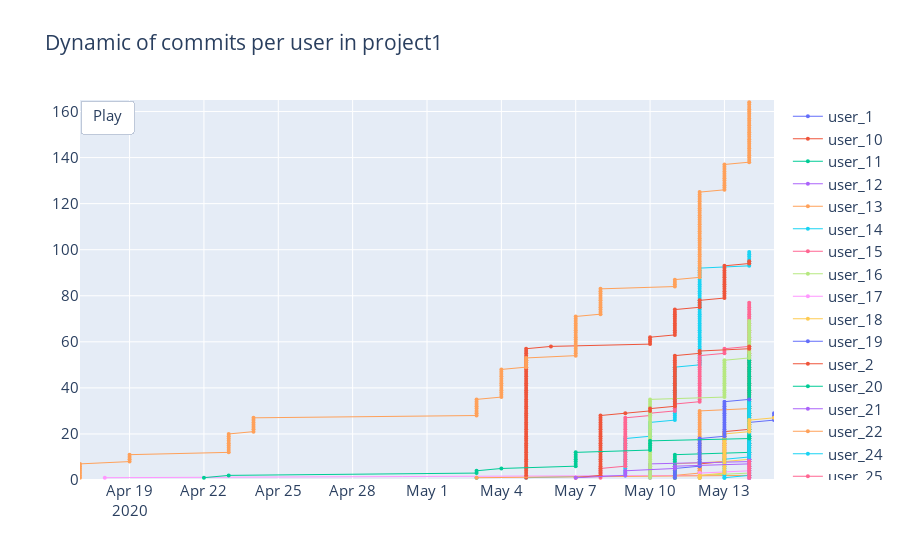

Notebook source saved alongside this figure:
### Markdown cell above
### Matplotlib and Seaborn are really powerful libraries and you can use them for most of the tasks that you may have related to DataViz. But they do not offer you the functionality of creating interactive charts and animations. And Plotly can help you with that. In this exercise, you will need to create almost the same graph as in the previous exercise but in an animation.

### Code cell
import sqlite3
import pandas as pd
import plotly.graph_objects as go

con = sqlite3.connect('../data/logs.db')
cursor = con.cursor()
cursor.execute("ATTACH DATABASE '../data/checking-logs.sqlite' AS logs")
con.commit()
query = """
SELECT *
FROM checker
WHERE uid LIKE 'user_%'
AND status = 'ready'
AND labname = 'project1';
"""
df = pd.io.sql.read_sql(query, con)
con.close()

df['timestamp'] = pd.to_datetime(df['timestamp'])
df['timestamp'] = df['timestamp'].dt.date
df = df.sort_values(["uid", "timestamp"])

df['numTrials'] = 1 
df['cumulative_commits'] = df.groupby('uid')['numTrials'].cumsum()

users = df['uid'].unique()

fig = go.Figure()

for user in users:
    user_df = df[df['uid'] == user]
    fig.add_trace(
        go.Scatter(
            x=user_df['timestamp'],
            y=user_df['cumulative_commits'],
            mode='lines+markers',
            name=user,
            line=dict(width=1),
            marker=dict(size=4)
        )
    )

frames = []
for timestamp in df['timestamp'].unique():
    frame_data = df[df['timestamp'] <= timestamp]
    frames.append(
        go.Frame(
            data=[
                go.Scatter(
                    x=frame_data[frame_data['uid'] == user]['timestamp'],
                    y=frame_data[frame_data['uid'] == user]['cumulative_commits'],
                    mode='lines+markers',
                    name=user
                )
                for user in users
            ],
            name=str(timestamp)
        )
    )

fig.frames = frames

fig.update_layout(
    updatemenus=[
        dict(
            type="buttons",
            buttons=[
                dict(
                    label="Play",
                    method="animate",
                    args=[None, {"frame": {"duration": 100, "redraw": True}, "fromcurrent": True}]
                )
            ],
            showactive=False,
            x=0,
            y=1,
            xanchor="left",
            yanchor="top"
        )
    ]
)

fig.update_layout(
    title="Dynamic of commits per user in project1",
    font=dict(size=15),
    xaxis=dict(range=[df['timestamp'].min(), df['timestamp'].max()]),
    yaxis=dict(range=[0, df['cumulative_commits'].max() + 1]),
)

fig.show()

### Figure 1 — Plotly figure (JSON) as saved in the notebook; plotly's stock layout.template omitted (floating-point values rounded to 4 significant figures; data arrays with more than 128 entries replaced by an {"elided": "..."} marker saying what was removed)
{"data": [{"line": {"width": 1}, "marker": {"size": 4}, "mode": "lines+markers", "name": "user_1", "type": "scatter", "x": ["2020-05-14", "2020-05-14", "2020-05-14", "2020-05-14", "2020-05-14", "2020-05-14", "2020-05-14", "2020-05-14", "2020-05-14", "2020-05-14", "2020-05-14"], "y": [1, 2, 3, 4, 5, 6, 7, 8, 9, 10, 11]}, {"line": {"width": 1}, "marker": {"size": 4}, "mode": "lines+markers", "name": "user_10", "type": "scatter", "x": ["2020-05-12", "2020-05-12", "2020-05-12", "2020-05-12", "2020-05-12", "2020-05-12", "2020-05-12", "2020-05-13", "2020-05-13", "2020-05-13", "2020-05-13", "2020-05-13", "2020-05-13", "2020-05-13", "2020-05-13", "2020-05-13", "2020-05-13", "2020-05-13", "2020-05-13", "2020-05-13", "2020-05-13", "2020-05-14", "2020-05-14", "2020-05-14", "2020-05-14", "2020-05-14", "2020-05-14", "2020-05-14", "2020-05-14", "2020-05-14", "2020-05-14", "2020-05-14", "2020-05-14", "2020-05-14", "2020-05-14", "2020-05-14", "2020-05-14", "2020-05-14", "2020-05-14", "2020-05-14", "2020-05-14", "2020-05-14", "2020-05-14", "2020-05-14", "2020-05-14", "2020-05-14", "2020-05-14", "2020-05-14", "2020-05-14", "2020-05-14", "2020-05-14", "2020-05-14", "2020-05-14", "2020-05-14", "2020-05-14", "2020-05-14", "2020-05-14", "2020-05-14"], "y": [1, 2, 3, 4, 5, 6, 7, 8, 9, 10, 11, 12, 13, 14, 15, 16, 17, 18, 19, 20, 21, 22, 23, 24, 25, 26, 27, 28, 29, 30, 31, 32, 33, 34, 35, 36, 37, 38, 39, 40, 41, 42, 43, 44, 45, 46, 47, 48, 49, 50, 51, 52, 53, 54, 55, 56, 57, 58]}, {"line": {"width": 1}, "marker": {"size": 4}, "mode": "lines+markers", "name": "user_11", "type": "scatter", "x": ["2020-05-03"], "y": [1]}, {"line": {"width": 1}, "marker": {"size": 4}, "mode": "lines+markers", "name": "user_12", "type": "scatter", "x": ["2020-05-14", "2020-05-14", "2020-05-14", "2020-05-14"], "y": [1, 2, 3, 4]}, {"line": {"width": 1}, "marker": {"size": 4}, "mode": "lines+markers", "name": "user_13", "type": "scatter", "x": ["2020-05-11", "2020-05-11", "2020-05-12", "2020-05-12", "2020-05-12", "2020-05-12", "2020-05-12", "2020-05-12", "2020-05-12", "2020-05-12", "2020-05-12", "2020-05-12", "2020-05-12", "2020-05-12", "2020-05-12", "2020-05-12", "2020-05-12", "2020-05-12", "2020-05-12", "2020-05-12", "2020-05-12", "2020-05-12", "2020-05-12", "2020-05-12", "2020-05-12", "2020-05-12", "2020-05-12", "2020-05-12", "2020-05-12", "2020-05-12", "2020-05-14", "2020-05-14"], "y": [1, 2, 3, 4, 5, 6, 7, 8, 9, 10, 11, 12, 13, 14, 15, 16, 17, 18, 19, 20, 21, 22, 23, 24, 25, 26, 27, 28, 29, 30, 31, 32]}, {"line": {"width": 1}, "marker": {"size": 4}, "mode": "lines+markers", "name": "user_14", "type": "scatter", "x": ["2020-05-05", "2020-05-09", "2020-05-09", "2020-05-09", "2020-05-09", "2020-05-09", "2020-05-09", "2020-05-09", "2020-05-09", "2020-05-09", "2020-05-09", "2020-05-09", "2020-05-09", "2020-05-09", "2020-05-09", "2020-05-09", "2020-05-09", "2020-05-09", "2020-05-10", "2020-05-10", "2020-05-10", "2020-05-10", "2020-05-10", "2020-05-10", "2020-05-10", "2020-05-11", "2020-05-11", "2020-05-11", "2020-05-11", "2020-05-11", "2020-05-11", "2020-05-11", "2020-05-11", "2020-05-11", "2020-05-11", "2020-05-11", "2020-05-11", "2020-05-11", "2020-05-11", "2020-05-11", "2020-05-11", "2020-05-11", "2020-05-11", "2020-05-11", "2020-05-11", "2020-05-11", "2020-05-11", "2020-05-11", "2020-05-11", "2020-05-12", "2020-05-12", "2020-05-12", "2020-05-12", "2020-05-12", "2020-05-12", "2020-05-12", "2020-05-12", "2020-05-12", "2020-05-12", "2020-05-12", "2020-05-12", "2020-05-12", "2020-05-12", "2020-05-12", "2020-05-12", "2020-05-12", "2020-05-12", "2020-05-12", "2020-05-12", "2020-05-12", "2020-05-12", "2020-05-12", "2020-05-12", "2020-05-12", "2020-05-12", "2020-05-12", "2020-05-12", "2020-05-12", "2020-05-12", "2020-05-12", "2020-05-12", "2020-05-12", "2020-05-12", "2020-05-12", "2020-05-12", "2020-05-12", "2020-05-12", "2020-05-12", "2020-05-12", "2020-05-12", "2020-05-12", "2020-05-12", "2020-05-14", "2020-05-14", "2020-05-14", "2020-05-14", "2020-05-14", "2020-05-14", "2020-05-14"], "y": [1, 2, 3, 4, 5, 6, 7, 8, 9, 10, 11, 12, 13, 14, 15, 16, 17, 18, 19, 20, 21, 22, 23, 24, 25, 26, 27, 28, 29, 30, 31, 32, 33, 34, 35, 36, 37, 38, 39, 40, 41, 42, 43, 44, 45, 46, 47, 48, 49, 50, 51, 52, 53, 54, 55, 56, 57, 58, 59, 60, 61, 62, 63, 64, 65, 66, 67, 68, 69, 70, 71, 72, 73, 74, 75, 76, 77, 78, 79, 80, 81, 82, 83, 84, 85, 86, 87, 88, 89, 90, 91, 92, 93, 94, 95, 96, 97, 98, 99]}, {"line": {"width": 1}, "marker": {"size": 4}, "mode": "lines+markers", "name": "user_15", "type": "scatter", "x": ["2020-05-14", "2020-05-14", "2020-05-14"], "y": [1, 2, 3]}, {"line": {"width": 1}, "marker": {"size": 4}, "mode": "lines+markers", "name": "user_16", "type": "scatter", "x": ["2020-05-12", "2020-05-12", "2020-05-14", "2020-05-14", "2020-05-14", "2020-05-14", "2020-05-14", "2020-05-14", "2020-05-14"], "y": [1, 2, 3, 4, 5, 6, 7, 8, 9]}, {"line": {"width": 1}, "marker": {"size": 4}, "mode": "lines+markers", "name": "user_17", "type": "scatter", "x": ["2020-04-18", "2020-05-12", "2020-05-12", "2020-05-14", "2020-05-14"], "y": [1, 2, 3, 4, 5]}, {"line": {"width": 1}, "marker": {"size": 4}, "mode": "lines+markers", "name": "user_18", "type": "scatter", "x": ["2020-05-11", "2020-05-11", "2020-05-11", "2020-05-11", "2020-05-11", "2020-05-11", "2020-05-11", "2020-05-13", "2020-05-14", "2020-05-14", "2020-05-14", "2020-05-14", "2020-05-14", "2020-05-14", "2020-05-14", "2020-05-14", "2020-05-14", "2020-05-14", "2020-05-14", "2020-05-14", "2020-05-14", "2020-05-14", "2020-05-14", "2020-05-14", "2020-05-14", "2020-05-14", "2020-05-14", "2020-05-14", "2020-05-14", "2020-05-14", "2020-05-14"], "y": [1, 2, 3, 4, 5, 6, 7, 8, 9, 10, 11, 12, 13, 14, 15, 16, 17, 18, 19, 20, 21, 22, 23, 24, 25, 26, 27, 28, 29, 30, 31]}, {"line": {"width": 1}, "marker": {"size": 4}, "mode": "lines+markers", "name": "user_19", "type": "scatter", "x": ["2020-05-14", "2020-05-14", "2020-05-14", "2020-05-14", "2020-05-14", "2020-05-14", "2020-05-14", "2020-05-14", "2020-05-14", "2020-05-14", "2020-05-14", "2020-05-14", "2020-05-14", "2020-05-14", "2020-05-14", "2020-05-14", "2020-05-14", "2020-05-14", "2020-05-14", "2020-05-14", "2020-05-14", "2020-05-14", "2020-05-14", "2020-05-14", "2020-05-14", "2020-05-15", "2020-05-15", "2020-05-15", "2020-05-15"], "y": [1, 2, 3, 4, 5, 6, 7, 8, 9, 10, 11, 12, 13, 14, 15, 16, 17, 18, 19, 20, 21, 22, 23, 24, 25, 26, 27, 28, 29]}, {"line": {"width": 1}, "marker": {"size": 4}, "mode": "lines+markers", "name": "user_2", "type": "scatter", "x": ["2020-05-05", "2020-05-05", "2020-05-05", "2020-05-05", "2020-05-05", "2020-05-05", "2020-05-05", "2020-05-05", "2020-05-05", "2020-05-05", "2020-05-05", "2020-05-05", "2020-05-05", "2020-05-05", "2020-05-05", "2020-05-05", "2020-05-05", "2020-05-05", "2020-05-05", "2020-05-05", "2020-05-05", "2020-05-05", "2020-05-05", "2020-05-05", "2020-05-05", "2020-05-05", "2020-05-05", "2020-05-05", "2020-05-05", "2020-05-05", "2020-05-05", "2020-05-05", "2020-05-05", "2020-05-05", "2020-05-05", "2020-05-05", "2020-05-05", "2020-05-05", "2020-05-05", "2020-05-05", "2020-05-05", "2020-05-05", "2020-05-05", "2020-05-05", "2020-05-05", "2020-05-05", "2020-05-05", "2020-05-05", "2020-05-05", "2020-05-05", "2020-05-05", "2020-05-05", "2020-05-05", "2020-05-05", "2020-05-05", "2020-05-05", "2020-05-05", "2020-05-06", "2020-05-10", "2020-05-10", "2020-05-10", "2020-05-10", "2020-05-11", "2020-05-11", "2020-05-11", "2020-05-11", "2020-05-11", "2020-05-11", "2020-05-11", "2020-05-11", "2020-05-11", "2020-05-11", "2020-05-11", "2020-05-11", "2020-05-12", "2020-05-12", "2020-05-12", "2020-05-12", "2020-05-13", "2020-05-13", "2020-05-13", "2020-05-13", "2020-05-13", "2020-05-13", "2020-05-13", "2020-05-13", "2020-05-13", "2020-05-13", "2020-05-13", "2020-05-13", "2020-05-13", "2020-05-13", "2020-05-13", "2020-05-14", "2020-05-14"], "y": [1, 2, 3, 4, 5, 6, 7, 8, 9, 10, 11, 12, 13, 14, 15, 16, 17, 18, 19, 20, 21, 22, 23, 24, 25, 26, 27, 28, 29, 30, 31, 32, 33, 34, 35, 36, 37, 38, 39, 40, 41, 42, 43, 44, 45, 46, 47, 48, 49, 50, 51, 52, 53, 54, 55, 56, 57, 58, 59, 60, 61, 62, 63, 64, 65, 66, 67, 68, 69, 70, 71, 72, 73, 74, 75, 76, 77, 78, 79, 80, 81, 82, 83, 84, 85, 86, 87, 88, 89, 90, 91, 92, 93, 94, 95]}, {"line": {"width": 1}, "marker": {"size": 4}, "mode": "lines+markers", "name": "user_20", "type": "scatter", "x": ["2020-05-11", "2020-05-11", "2020-05-11", "2020-05-11", "2020-05-11", "2020-05-11", "2020-05-11", "2020-05-11", "2020-05-11", "2020-05-11", "2020-05-11", "2020-05-14", "2020-05-14", "2020-05-14", "2020-05-14", "2020-05-14", "2020-05-14", "2020-05-14", "2020-05-14", "2020-05-14", "2020-05-14", "2020-05-14", "2020-05-14", "2020-05-14", "2020-05-14", "2020-05-14", "2020-05-14", "2020-05-14", "2020-05-14", "2020-05-14", "2020-05-14", "2020-05-14", "2020-05-14", "2020-05-14", "2020-05-14", "2020-05-14", "2020-05-14", "2020-05-14", "2020-05-14", "2020-05-14", "2020-05-14", "2020-05-14", "2020-05-14", "2020-05-14", "2020-05-14", "2020-05-14", "2020-05-14", "2020-05-14", "2020-05-14", "2020-05-14", "2020-05-14", "2020-05-14", "2020-05-14", "2020-05-14"], "y": [1, 2, 3, 4, 5, 6, 7, 8, 9, 10, 11, 12, 13, 14, 15, 16, 17, 18, 19, 20, 21, 22, 23, 24, 25, 26, 27, 28, 29, 30, 31, 32, 33, 34, 35, 36, 37, 38, 39, 40, 41, 42, 43, 44, 45, 46, 47, 48, 49, 50, 51, 52, 53, 54]}, {"line": {"width": 1}, "marker": {"size": 4}, "mode": "lines+markers", "name": "user_21", "type": "scatter", "x": ["2020-05-10", "2020-05-10", "2020-05-10", "2020-05-10", "2020-05-10", "2020-05-10", "2020-05-10", "2020-05-14", "2020-05-14"], "y": [1, 2, 3, 4, 5, 6, 7, 8, 9]}, {"line": {"width": 1}, "marker": {"size": 4}, "mode": "lines+markers", "name": "user_22", "type": "scatter", "x": ["2020-05-03", "2020-05-14"], "y": [1, 2]}, {"line": {"width": 1}, "marker": {"size": 4}, "mode": "lines+markers", "name": "user_24", "type": "scatter", "x": ["2020-05-13", "2020-05-13", "2020-05-13", "2020-05-13", "2020-05-13", "2020-05-13", "2020-05-13", "2020-05-13", "2020-05-13", "2020-05-14", "2020-05-14", "2020-05-14", "2020-05-14", "2020-05-14", "2020-05-14", "2020-05-14", "2020-05-14", "2020-05-14", "2020-05-14", "2020-05-14", "2020-05-14", "2020-05-14", "2020-05-14", "2020-05-14", "2020-05-14", "2020-05-14", "2020-05-14", "2020-05-14", "2020-05-14", "2020-05-14", "2020-05-14", "2020-05-14", "2020-05-14", "2020-05-14"], "y": [1, 2, 3, 4, 5, 6, 7, 8, 9, 10, 11, 12, 13, 14, 15, 16, 17, 18, 19, 20, 21, 22, 23, 24, 25, 26, 27, 28, 29, 30, 31, 32, 33, 34]}, {"line": {"width": 1}, "marker": {"size": 4}, "mode": "lines+markers", "name": "user_25", "type": "scatter", "x": ["2020-05-08", "2020-05-08", "2020-05-08", "2020-05-08", "2020-05-08", "2020-05-09", "2020-05-09", "2020-05-09", "2020-05-09", "2020-05-09", "2020-05-09", "2020-05-09", "2020-05-09", "2020-05-09", "2020-05-09", "2020-05-09", "2020-05-09", "2020-05-09", "2020-05-09", "2020-05-09", "2020-05-09", "2020-05-09", "2020-05-09", "2020-05-09", "2020-05-09", "2020-05-09", "2020-05-09", "2020-05-10", "2020-05-10", "2020-05-11", "2020-05-11", "2020-05-11", "2020-05-11", "2020-05-12", "2020-05-12", "2020-05-12", "2020-05-12", "2020-05-12", "2020-05-12", "2020-05-12", "2020-05-12", "2020-05-12", "2020-05-12", "2020-05-12", "2020-05-12", "2020-05-12", "2020-05-12", "2020-05-12", "2020-05-12", "2020-05-12", "2020-05-12", "2020-05-12", "2020-05-12", "2020-05-12", "2020-05-13", "2020-05-13", "2020-05-13", "2020-05-14", "2020-05-14", "2020-05-14", "2020-05-14", "2020-05-14", "2020-05-14", "2020-05-14", "2020-05-14", "2020-05-14", "2020-05-14", "2020-05-14", "2020-05-14", "2020-05-14", "2020-05-14", "2020-05-14", "2020-05-14", "2020-05-14", "2020-05-14", "2020-05-14", "2020-05-14"], "y": [1, 2, 3, 4, 5, 6, 7, 8, 9, 10, 11, 12, 13, 14, 15, 16, 17, 18, 19, 20, 21, 22, 23, 24, 25, 26, 27, 28, 29, 30, 31, 32, 33, 34, 35, 36, 37, 38, 39, 40, 41, 42, 43, 44, 45, 46, 47, 48, 49, 50, 51, 52, 53, 54, 55, 56, 57, 58, 59, 60, 61, 62, 63, 64, 65, 66, 67, 68, 69, 70, 71, 72, 73, 74, 75, 76, 77]}, {"line": {"width": 1}, "marker": {"size": 4}, "mode": "lines+markers", "name": "user_26", "type": "scatter", "x": ["2020-05-10", "2020-05-10", "2020-05-10", "2020-05-10", "2020-05-10", "2020-05-10", "2020-05-10", "2020-05-10", "2020-05-10", "2020-05-10", "2020-05-10", "2020-05-10", "2020-05-10", "2020-05-10", "2020-05-10", "2020-05-10", "2020-05-10", "2020-05-10", "2020-05-10", "2020-05-10", "2020-05-10", "2020-05-10", "2020-05-10", "2020-05-10", "2020-05-10", "2020-05-10", "2020-05-10", "2020-05-10", "2020-05-10", "2020-05-10", "2020-05-10", "2020-05-10", "2020-05-10", "2020-05-10", "2020-05-10", "2020-05-13", "2020-05-13", "2020-05-13", "2020-05-13", "2020-05-13", "2020-05-13", "2020-05-13", "2020-05-13", "2020-05-13", "2020-05-13", "2020-05-13", "2020-05-13", "2020-05-13", "2020-05-13", "2020-05-13", "2020-05-13", "2020-05-13", "2020-05-14", "2020-05-14", "2020-05-14", "2020-05-14", "2020-05-14", "2020-05-14", "2020-05-14", "2020-05-14", "2020-05-14", "2020-05-14", "2020-05-14", "2020-05-14", "2020-05-14", "2020-05-14", "2020-05-14", "2020-05-14", "2020-05-14"], "y": [1, 2, 3, 4, 5, 6, 7, 8, 9, 10, 11, 12, 13, 14, 15, 16, 17, 18, 19, 20, 21, 22, 23, 24, 25, 26, 27, 28, 29, 30, 31, 32, 33, 34, 35, 36, 37, 38, 39, 40, 41, 42, 43, 44, 45, 46, 47, 48, 49, 50, 51, 52, 53, 54, 55, 56, 57, 58, 59, 60, 61, 62, 63, 64, 65, 66, 67, 68, 69]}, {"line": {"width": 1}, "marker": {"size": 4}, "mode": "lines+markers", "name": "user_27", "type": "scatter", "x": ["2020-05-14", "2020-05-14", "2020-05-14", "2020-05-14", "2020-05-14", "2020-05-14", "2020-05-14", "2020-05-14"], "y": [1, 2, 3, 4, 5, 6, 7, 8]}, {"line": {"width": 1}, "marker": {"size": 4}, "mode": "lines+markers", "name": "user_28", "type": "scatter", "x": ["2020-05-12", "2020-05-12", "2020-05-13", "2020-05-13", "2020-05-13", "2020-05-13", "2020-05-13", "2020-05-13", "2020-05-13", "2020-05-13", "2020-05-13", "2020-05-13", "2020-05-13", "2020-05-13", "2020-05-13", "2020-05-13", "2020-05-13", "2020-05-13", "2020-05-13", "2020-05-13", "2020-05-14", "2020-05-14", "2020-05-14", "2020-05-14", "2020-05-14", "2020-05-14", "2020-05-15"], "y": [1, 2, 3, 4, 5, 6, 7, 8, 9, 10, 11, 12, 13, 14, 15, 16, 17, 18, 19, 20, 21, 22, 23, 24, 25, 26, 27]}, {"line": {"width": 1}, "marker": {"size": 4}, "mode": "lines+markers", "name": "user_29", "type": "scatter", "x": ["2020-05-11", "2020-05-11", "2020-05-11", "2020-05-11", "2020-05-11", "2020-05-12", "2020-05-12", "2020-05-12", "2020-05-12", "2020-05-12", "2020-05-12", "2020-05-12", "2020-05-12", "2020-05-12", "2020-05-12", "2020-05-12", "2020-05-12", "2020-05-12", "2020-05-13", "2020-05-13", "2020-05-13", "2020-05-13", "2020-05-13", "2020-05-13", "2020-05-13", "2020-05-13", "2020-05-13", "2020-05-13", "2020-05-13", "2020-05-13", "2020-05-13", "2020-05-13", "2020-05-13", "2020-05-13", "2020-05-14"], "y": [1, 2, 3, 4, 5, 6, 7, 8, 9, 10, 11, 12, 13, 14, 15, 16, 17, 18, 19, 20, 21, 22, 23, 24, 25, 26, 27, 28, 29, 30, 31, 32, 33, 34, 35]}, {"line": {"width": 1}, "marker": {"size": 4}, "mode": "lines+markers", "name": "user_3", "type": "scatter", "x": ["2020-05-07", "2020-05-08", "2020-05-08", "2020-05-08", "2020-05-08", "2020-05-08", "2020-05-08", "2020-05-08", "2020-05-08", "2020-05-08", "2020-05-08", "2020-05-08", "2020-05-08", "2020-05-08", "2020-05-08", "2020-05-08", "2020-05-08", "2020-05-08", "2020-05-08", "2020-05-08", "2020-05-08", "2020-05-08", "2020-05-08", "2020-05-08", "2020-05-08", "2020-05-08", "2020-05-08", "2020-05-08", "2020-05-09", "2020-05-10", "2020-05-10", "2020-05-11", "2020-05-11", "2020-05-11", "2020-05-11", "2020-05-11", "2020-05-11", "2020-05-11", "2020-05-11", "2020-05-11", "2020-05-11", "2020-05-11", "2020-05-11", "2020-05-11", "2020-05-11", "2020-05-11", "2020-05-11", "2020-05-11", "2020-05-11", "2020-05-11", "2020-05-11", "2020-05-11", "2020-05-11", "2020-05-11", "2020-05-12", "2020-05-12", "2020-05-14", "2020-05-14"], "y": [1, 2, 3, 4, 5, 6, 7, 8, 9, 10, 11, 12, 13, 14, 15, 16, 17, 18, 19, 20, 21, 22, 23, 24, 25, 26, 27, 28, 29, 30, 31, 32, 33, 34, 35, 36, 37, 38, 39, 40, 41, 42, 43, 44, 45, 46, 47, 48, 49, 50, 51, 52, 53, 54, 55, 56, 57, 58]}, {"line": {"width": 1}, "marker": {"size": 4}, "mode": "lines+markers", "name": "user_30", "type": "scatter", "x": ["2020-04-22", "2020-04-23", "2020-05-03", "2020-05-03", "2020-05-04", "2020-05-07", "2020-05-07", "2020-05-07", "2020-05-07", "2020-05-07", "2020-05-07", "2020-05-07", "2020-05-10", "2020-05-10", "2020-05-10", "2020-05-10", "2020-05-10", "2020-05-14", "2020-05-14"], "y": [1, 2, 3, 4, 5, 6, 7, 8, 9, 10, 11, 12, 13, 14, 15, 16, 17, 18, 19]}, {"line": {"width": 1}, "marker": {"size": 4}, "mode": "lines+markers", "name": "user_31", "type": "scatter", "x": ["2020-05-07", "2020-05-09", "2020-05-09", "2020-05-09", "2020-05-11", "2020-05-11", "2020-05-14", "2020-05-14"], "y": [1, 2, 3, 4, 5, 6, 7, 8]}, {"line": {"width": 1}, "marker": {"size": 4}, "mode": "lines+markers", "name": "user_4", "type": "scatter", "x": {"elided": "164 str values"}, "y": {"elided": "164 int values"}}, {"line": {"width": 1}, "marker": {"size": 4}, "mode": "lines+markers", "name": "user_6", "type": "scatter", "x": ["2020-05-13", "2020-05-14"], "y": [1, 2]}, {"line": {"width": 1}, "marker": {"size": 4}, "mode": "lines+markers", "name": "user_8", "type": "scatter", "x": ["2020-05-14", "2020-05-14", "2020-05-14", "2020-05-14", "2020-05-14", "2020-05-14", "2020-05-14", "2020-05-14"], "y": [1, 2, 3, 4, 5, 6, 7, 8]}], "layout": {"font": {"size": 15}, "title": {"text": "Dynamic of commits per user in project1"}, "updatemenus": [{"buttons": [{"args": [null, {"frame": {"duration": 100, "redraw": true}, "fromcurrent": true}], "label": "Play", "method": "animate"}], "showactive": false, "type": "buttons", "x": 0, "xanchor": "left", "y": 1, "yanchor": "top"}], "xaxis": {"range": ["2020-04-17", "2020-05-15"]}, "yaxis": {"range": [0, 165]}}}
